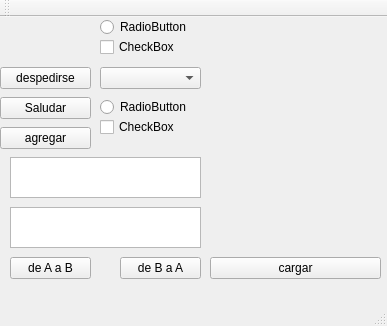
<?xml version="1.0" encoding="UTF-8"?>
<ui version="4.0">
 <class>ventanaPrincipal</class>
 <widget class="QMainWindow" name="ventanaPrincipal">
  <property name="geometry">
   <rect>
    <x>0</x>
    <y>0</y>
    <width>387</width>
    <height>326</height>
   </rect>
  </property>
  <property name="windowTitle">
   <string>ventanaPrincipal</string>
  </property>
  <widget class="QWidget" name="centralWidget">
   <widget class="QLabel" name="label">
    <property name="geometry">
     <rect>
      <x>10</x>
      <y>0</y>
      <width>181</width>
      <height>20</height>
     </rect>
    </property>
    <property name="text">
     <string/>
    </property>
   </widget>
   <widget class="QPushButton" name="pushButton">
    <property name="geometry">
     <rect>
      <x>0</x>
      <y>80</y>
      <width>91</width>
      <height>22</height>
     </rect>
    </property>
    <property name="text">
     <string>Saludar</string>
    </property>
   </widget>
   <widget class="QPushButton" name="pushButton_2">
    <property name="geometry">
     <rect>
      <x>0</x>
      <y>50</y>
      <width>91</width>
      <height>22</height>
     </rect>
    </property>
    <property name="text">
     <string>despedirse</string>
    </property>
   </widget>
   <widget class="QRadioButton" name="radioButton">
    <property name="geometry">
     <rect>
      <x>100</x>
      <y>0</y>
      <width>102</width>
      <height>20</height>
     </rect>
    </property>
    <property name="text">
     <string>RadioButton</string>
    </property>
   </widget>
   <widget class="QCheckBox" name="checkBox">
    <property name="geometry">
     <rect>
      <x>100</x>
      <y>20</y>
      <width>85</width>
      <height>20</height>
     </rect>
    </property>
    <property name="text">
     <string>CheckBox</string>
    </property>
   </widget>
   <widget class="QComboBox" name="comboBox">
    <property name="geometry">
     <rect>
      <x>100</x>
      <y>50</y>
      <width>101</width>
      <height>22</height>
     </rect>
    </property>
   </widget>
   <widget class="QRadioButton" name="radioButton_2">
    <property name="geometry">
     <rect>
      <x>100</x>
      <y>80</y>
      <width>102</width>
      <height>20</height>
     </rect>
    </property>
    <property name="text">
     <string>RadioButton</string>
    </property>
   </widget>
   <widget class="QCheckBox" name="checkBox_2">
    <property name="geometry">
     <rect>
      <x>100</x>
      <y>100</y>
      <width>85</width>
      <height>20</height>
     </rect>
    </property>
    <property name="text">
     <string>CheckBox</string>
    </property>
   </widget>
   <widget class="QTextEdit" name="textEdit">
    <property name="geometry">
     <rect>
      <x>10</x>
      <y>140</y>
      <width>191</width>
      <height>41</height>
     </rect>
    </property>
   </widget>
   <widget class="QPushButton" name="pushButton_3">
    <property name="geometry">
     <rect>
      <x>0</x>
      <y>110</y>
      <width>91</width>
      <height>22</height>
     </rect>
    </property>
    <property name="text">
     <string>agregar</string>
    </property>
   </widget>
   <widget class="QPlainTextEdit" name="plainTextEdit">
    <property name="geometry">
     <rect>
      <x>10</x>
      <y>190</y>
      <width>191</width>
      <height>41</height>
     </rect>
    </property>
   </widget>
   <widget class="QPushButton" name="pushButton_4">
    <property name="geometry">
     <rect>
      <x>10</x>
      <y>240</y>
      <width>81</width>
      <height>22</height>
     </rect>
    </property>
    <property name="text">
     <string>de A a B</string>
    </property>
   </widget>
   <widget class="QPushButton" name="pushButton_5">
    <property name="geometry">
     <rect>
      <x>120</x>
      <y>240</y>
      <width>81</width>
      <height>22</height>
     </rect>
    </property>
    <property name="text">
     <string>de B a A</string>
    </property>
   </widget>
   <widget class="QLabel" name="label_2">
    <property name="geometry">
     <rect>
      <x>210</x>
      <y>0</y>
      <width>171</width>
      <height>231</height>
     </rect>
    </property>
    <property name="styleSheet">
     <string notr="true"/>
    </property>
    <property name="text">
     <string/>
    </property>
   </widget>
   <widget class="QPushButton" name="pushButton_6">
    <property name="geometry">
     <rect>
      <x>210</x>
      <y>240</y>
      <width>171</width>
      <height>22</height>
     </rect>
    </property>
    <property name="text">
     <string>cargar</string>
    </property>
   </widget>
  </widget>
  <widget class="QMenuBar" name="menuBar">
   <property name="geometry">
    <rect>
     <x>0</x>
     <y>0</y>
     <width>387</width>
     <height>19</height>
    </rect>
   </property>
  </widget>
  <widget class="QToolBar" name="mainToolBar">
   <attribute name="toolBarArea">
    <enum>TopToolBarArea</enum>
   </attribute>
   <attribute name="toolBarBreak">
    <bool>false</bool>
   </attribute>
  </widget>
  <widget class="QStatusBar" name="statusBar"/>
 </widget>
 <layoutdefault spacing="6" margin="11"/>
 <resources/>
 <connections/>
</ui>
